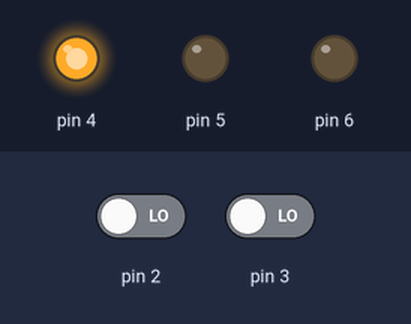
The sketch below on a simulated Arduino Uno, built with avr-gcc and run on an emulated ATmega328P. Shown: output pins drawn as LEDs (lit = HIGH). The inputs (shaded band) are chosen by the test bench; at power-on: pin 2 LOW, pin 3 LOW. Random numbers use the default seed unless the sketch sets one.

Above: at 6.7 s.
6.8 s: pin 2 driven HIGH
At 7.4 s:
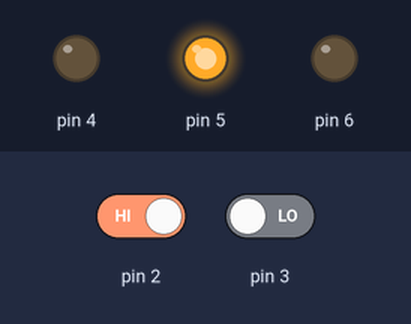
At 10.9 s:
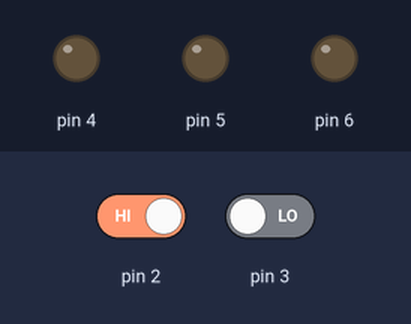
Timing chart, 0 to 12.4 s (numbered marks = the images above; inputs shaded):
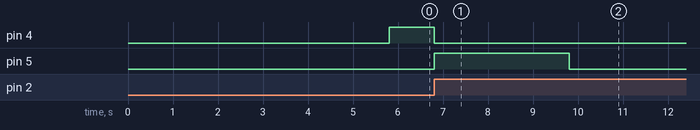

Measured:
- after the input at 6.8 s, pin 4: HIGH → LOW at once; pin 5: LOW → HIGH at once, → LOW 3.0 s later

The sketch:

reaction_time_game.ino
```cpp
enum BUTTON {
  PLAYER_ONE = 2,
  PLAYER_TWO = 3
};

enum LED {
  TIMED_RED = 4,
  PLAYER_ONE_WIN = 5,
  PLAYER_TWO_WIN = 6
};

enum GAME_STATE {
  REACTION_DELAY,
  WAITING_FOR_INPUT,
  SHOWING_WINNER
};

enum PLAYER {
  NONE, ONE, TWO
};

PLAYER currentWinner = NONE;
GAME_STATE currentState = REACTION_DELAY;

void setup() {
  // Init buttons/leds
  for (int pinNumber = 2; pinNumber < 7; pinNumber++) {
    pinMode(pinNumber, pinNumber >= 4 ? OUTPUT : INPUT);
  }
}

void loop() {
  switch (currentState) {
    case REACTION_DELAY:
      reactionDelay();
      break;

    case WAITING_FOR_INPUT:
      waitForInput();
      break;

    case SHOWING_WINNER:
      showWinner();
      break;
  }
}

// Wait a random interval before lighting the central LED.
void reactionDelay() {
  // Reset current winner.
  currentWinner = NONE;

  // Turn off all LEDS.
  digitalWrite(LED::TIMED_RED, LOW);
  digitalWrite(LED::PLAYER_ONE_WIN, LOW);
  digitalWrite(LED::PLAYER_TWO_WIN, LOW);

  // Wait a random interval and then turn on the central LED.
  delay(random(3000, 10000));
  digitalWrite(LED::TIMED_RED, HIGH);

  currentState = WAITING_FOR_INPUT;
}

void waitForInput() {
  if (digitalRead(BUTTON::PLAYER_ONE) == HIGH) {
    currentWinner = ONE;
  } else if (digitalRead(BUTTON::PLAYER_TWO) == HIGH) {
    currentWinner = TWO;
  }

  if (currentWinner != NONE) {
    currentState = SHOWING_WINNER;
  }
}

void showWinner() {
  // Turn off central LED.
  digitalWrite(LED::TIMED_RED, LOW);

  switch (currentWinner) {
    case ONE:
      digitalWrite(LED::PLAYER_ONE_WIN, HIGH);
      break;

    case TWO:
      digitalWrite(LED::PLAYER_TWO_WIN, HIGH);
      break;
  }

  delay(3000);
  currentState = REACTION_DELAY;
}
```
